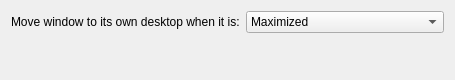
<?xml version="1.0" encoding="UTF-8"?>
<ui version="4.0">
 <class>SpaceMaximizeConfig</class>
 <widget class="QWidget" name="SpaceMaximizeConfig">
  <property name="geometry">
   <rect><x>0</x><y>0</y><width>455</width><height>80</height></rect>
  </property>
  <layout class="QFormLayout" name="formLayout">
   <item row="0" column="0">
    <widget class="QLabel" name="label_Trigger">
     <property name="text"><string>Move window to its own desktop when it is:</string></property>
    </widget>
   </item>
   <item row="0" column="1">
    <widget class="QComboBox" name="kcfg_Trigger">
     <item><property name="text"><string>Maximized</string></property></item>
     <item><property name="text"><string>Made fullscreen</string></property></item>
     <item><property name="text"><string>Maximized or fullscreen</string></property></item>
    </widget>
   </item>
  </layout>
 </widget>
</ui>
